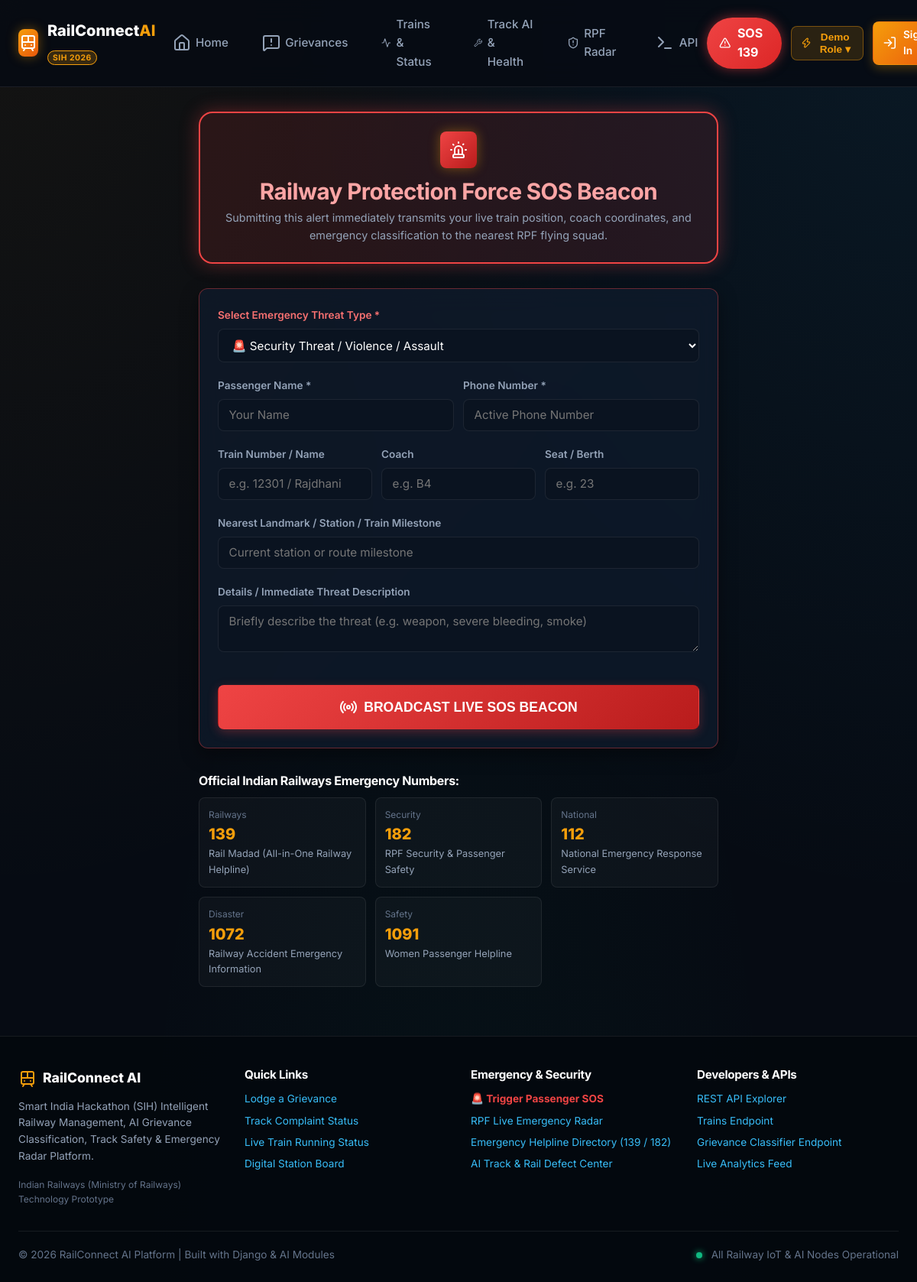
The app's page /emergency/trigger/ with its own data.
### apps/emergency/models.py (models this page shows, shortened)
class EmergencyHelpline(models.Model):
    title = models.CharField(max_length=100)
    number = models.CharField(max_length=50)
    category = models.CharField(max_length=50, default="Railways")
    description = models.CharField(max_length=200, blank=True)
    is_toll_free = models.BooleanField(default=True)

### apps/emergency/views.py (the view)
# urls.py: path('trigger/', views.trigger_sos_view, name='trigger'),
def trigger_sos_view(request):
    if request.method == 'POST':
        form = SOSTriggerForm(request.POST)
        if form.is_valid():
            sos = form.save(commit=False)
            if request.user.is_authenticated:
                sos.passenger = request.user
            sos.save()
            messages.error(request, f"🚨 EMERGENCY SOS BROADCASTED! Alert ID: {sos.alert_id}. Railway Protection Force (RPF) and Train Guard have been alerted!")
            return redirect('emergency:detail', alert_id=sos.alert_id)
    else:
        initial = {}
        if request.user.is_authenticated:
            initial['passenger_name'] = f"{request.user.first_name} {request.user.last_name}".strip() or request.user.username
            if hasattr(request.user, 'profile'):
                initial['passenger_phone'] = request.user.profile.phone_number
        form = SOSTriggerForm(initial=initial)
    helplines = EmergencyHelpline.objects.all()
    return render(request, 'emergency/sos_trigger.html', {
        'form': form,
        'helplines': helplines,
        'emergency_types': EmergencyType.choices
    })

### apps/emergency/models.py (called while the page is built)
def generate_sos_id():
    date_str = timezone.now().strftime("%y%m%d%H%M")
    rand_val = random.randint(10, 99)
    return f"SOS-{date_str}-{rand_val}"

### templates/emergency/sos_trigger.html (shortened to what this page needs)
{% extends 'base.html' %}
{% block content %}
<div class="container" style="padding-top: 2rem; padding-bottom: 4rem;">
    <div style="max-width: 680px; margin: 0 auto;">
        <div style="background: rgba(239, 68, 68, 0.12); border: 2px solid var(--accent-ruby); border-radius: var(--radius-lg); padding: 1.5rem; text-align: center; margin-bottom: 2rem; box-shadow: var(--shadow-ruby);">
            <div class="brand-icon" style="margin: 0 auto 0.75rem; width: 48px; height: 48px; background: linear-gradient(135deg, #ef4444, #b91c1c);">
                <i data-lucide="siren"></i>
            </div>
            <h1 style="font-size: 1.85rem; color: #fca5a5; margin-bottom: 0.25rem;">Railway Protection Force SOS Beacon</h1>
            <p style="color: var(--text-muted); font-size: 0.9rem;">
                Submitting this alert immediately transmits your live train position, coach coordinates, and emergency classification to the nearest RPF flying squad.
            </p>
        </div>
        <div class="card" style="border-color: rgba(239, 68, 68, 0.4);">
            <form method="POST">
                <div class="form-group">
                    <label class="form-label" style="color: #f87171;">Select Emergency Threat Type *</label>
                    {{ form.emergency_type }}
                </div>
                <div class="grid gap-3" style="grid-template-columns: 1fr 1fr;">
                    <div class="form-group">
                        <label class="form-label">Passenger Name *</label>
                        {{ form.passenger_name }}
                    </div>
                    <div class="form-group">
                        <label class="form-label">Phone Number *</label>
                        {{ form.passenger_phone }}
                    </div>
                </div>
                <div class="grid gap-3" style="grid-template-columns: 1fr 1fr 1fr;">
                    <div class="form-group">
                        <label class="form-label">Train Number / Name</label>
                        {{ form.train_number }}
                    </div>
                    <div class="form-group">
                        <label class="form-label">Coach</label>
                        {{ form.coach_number }}
                    </div>
                    <div class="form-group">
                        <label class="form-label">Seat / Berth</label>
                        {{ form.seat_number }}
                    </div>
                </div>
                <div class="form-group">
                    <label class="form-label">Nearest Landmark / Station / Train Milestone</label>
                    {{ form.current_location_desc }}
                </div>
                <div class="form-group">
                    <label class="form-label">Details / Immediate Threat Description</label>
                    {{ form.details }}
                </div>
                <button type="submit" class="btn btn-danger btn-lg w-full" style="padding: 1rem; font-size: 1.1rem; margin-top: 1rem;">
                    <i data-lucide="radio"></i> BROADCAST LIVE SOS BEACON
                </button>
            </form>
        </div>
        <div style="margin-top: 2rem;">
            <h3 style="font-size: 1rem; color: #fff; margin-bottom: 0.75rem;">Official Indian Railways Emergency Numbers:</h3>
            <div class="grid gap-3" style="grid-template-columns: repeat(auto-fit, minmax(200px, 1fr));">
                {% for h in helplines %}
                    <div style="background: rgba(255,255,255,0.03); border: 1px solid var(--border-subtle); border-radius: var(--radius-sm); padding: 0.75rem;">
                        <div style="font-size: 0.75rem; color: var(--text-subtle);">{{ h.category }}</div>
                        <div style="font-size: 1.25rem; font-weight: 800; color: var(--primary);">{{ h.number }}</div>
                        <div style="font-size: 0.8rem; color: var(--text-muted);">{{ h.title }}</div>
                    </div>
                {% endfor %}
            </div>
        </div>
    </div>
</div>
{% endblock %}

### static/css/style.css (style rules this page uses)
:root { --bg-main: #060b13; --bg-surface: #0c1626; --bg-card: rgba(15, 27, 45, 0.75); --bg-card-hover: rgba(22, 38, 62, 0.85); --bg-glass: rgba(255, 255, 255, 0.03); --border-subtle: rgba(255, 255, 255, 0.08); --border-accent: rgba(245, 158, 11, 0.4); --border-glow: rgba(56, 189, 248, 0.3); --primary: #f59e0b; --primary-hover: #d97706; --primary-light: rgba(245, 158, 11, 0.15); --secondary: #38bdf8; --secondary-hover: #0284c7; --secondary-light: rgba(56, 189, 248, 0.15); --accent-emerald: #10b981; --accent-ruby: #ef4444; --accent-purple: #a855f7; --text-main: #f1f5f9; --text-muted: #94a3b8; --text-subtle: #64748b; --font-sans: 'Inter', -apple-system, BlinkMacSystemFont, "Segoe UI", Roboto, sans-serif; --radius-sm: 8px; --radius-md: 12px; --radius-lg: 18px; --radius-full: 9999px; --shadow-sm: 0 2px 8px rgba(0, 0, 0, 0.3); --shadow-md: 0 8px 24px rgba(0, 0, 0, 0.4); --shadow-lg: 0 16px 40px rgba(0, 0, 0, 0.6); --shadow-glow: 0 0 25px rgba(245, 158, 11, 0.25); --shadow-ruby: 0 0 25px rgba(239, 68, 68, 0.35); --transition: all 0.25s cubic-bezier(0.4, 0, 0.2, 1); }
* { margin: 0; padding: 0; box-sizing: border-box; }
body { background-color: var(--bg-main); background-image: radial-gradient(at 0% 0%, rgba(245, 158, 11, 0.06) 0px, transparent 50%), radial-gradient(at 100% 0%, rgba(56, 189, 248, 0.08) 0px, transparent 50%), radial-gradient(at 50% 100%, rgba(16, 185, 129, 0.04) 0px, transparent 50%); background-attachment: fixed; color: var(--text-main); font-family: var(--font-sans); line-height: 1.6; min-height: 100vh; display: flex; flex-direction: column; }
h1, h2, h3, h4, h5, h6 { font-weight: 700; color: #ffffff; letter-spacing: -0.02em; line-height: 1.25; }
.container { max-width: 1280px; margin: 0 auto; padding: 0 1.5rem; width: 100%; }
.gap-3 { gap: 0.75rem; }
.grid { display: grid; }
.w-full { width: 100%; }
.brand-icon { width: 36px; height: 36px; background: linear-gradient(135deg, var(--primary), #ea580c); border-radius: var(--radius-sm); display: flex; align-items: center; justify-content: center; color: #ffffff; font-size: 1.2rem; box-shadow: 0 0 15px rgba(245, 158, 11, 0.4); }
.btn { display: inline-flex; align-items: center; justify-content: center; gap: 0.5rem; padding: 0.65rem 1.35rem; font-size: 0.95rem; font-weight: 600; border-radius: var(--radius-sm); cursor: pointer; border: 1px solid transparent; transition: var(--transition); text-decoration: none; }
.btn-danger { background: linear-gradient(135deg, #ef4444, #b91c1c); color: #ffffff; box-shadow: 0 4px 14px rgba(239, 68, 68, 0.3); }
.btn-lg { padding: 0.85rem 1.75rem; font-size: 1.05rem; }
.card { background: var(--bg-card); backdrop-filter: blur(16px); -webkit-backdrop-filter: blur(16px); border: 1px solid var(--border-subtle); border-radius: var(--radius-md); padding: 1.5rem; box-shadow: var(--shadow-md); transition: var(--transition); }
.form-group { margin-bottom: 1.25rem; }
.form-label { display: block; font-size: 0.85rem; font-weight: 600; color: var(--text-muted); margin-bottom: 0.4rem; }
.form-input, .form-select, .form-textarea { width: 100%; background: rgba(10, 19, 33, 0.9); border: 1px solid var(--border-subtle); border-radius: var(--radius-sm); padding: 0.65rem 0.85rem; color: #ffffff; font-size: 0.95rem; font-family: inherit; transition: var(--transition); }
.form-textarea { resize: vertical; }

### records on screen
EmergencyHelpline: category "Railways", number "139", title "Rail Madad (All-in-One Railway Helpline)"
EmergencyHelpline: category "Security", number "182", title "RPF Security & Passenger Safety"
EmergencyHelpline: category "National", number "112", title "National Emergency Response Service"
EmergencyHelpline: category "Disaster", number "1072", title "Railway Accident Emergency Information"
EmergencyHelpline: category "Safety", number "1091", title "Women Passenger Helpline"
